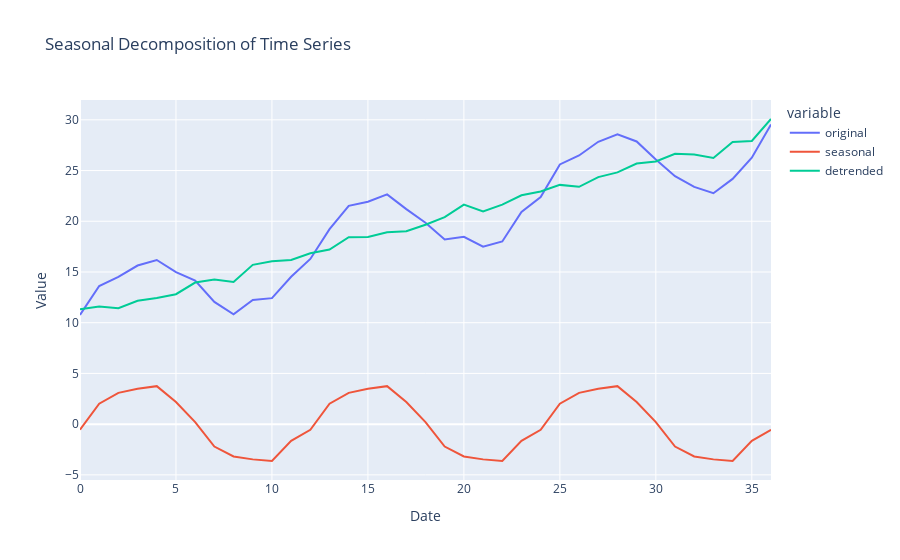

This figure's notebook cell:
### Code cell
# Create a DataFrame to store the results
result_df = pd.DataFrame({
    'date': df.index,
    'original': df['value'],
    'seasonal': seasonal,
    'detrended': detrended
})

# Plotting using Plotly Express
fig = px.line(result_df, x='date', y=['original', 'seasonal', 'detrended'],
              labels={'value': 'Value', 'date': 'Date'},
              title='Seasonal Decomposition of Time Series')

fig.show()

### Figure 1 — Plotly figure (JSON) as saved in the notebook; plotly's stock layout.template omitted (floating-point values rounded to 4 significant figures)
{"data": [{"hovertemplate": "variable=original<br>Date=%{x}<br>Value=%{y}<extra></extra>", "legendgroup": "original", "line": {"color": "#636efa", "dash": "solid"}, "marker": {"symbol": "circle"}, "mode": "lines", "name": "original", "orientation": "v", "showlegend": true, "type": "scatter", "x": [0, 1, 2, 3, 4, 5, 6, 7, 8, 9, 10, 11, 12, 13, 14, 15, 16, 17, 18, 19, 20, 21, 22, 23, 24, 25, 26, 27, 28, 29, 30, 31, 32, 33, 34, 35, 36], "xaxis": "x", "y": [10.77, 13.62, 14.51, 15.64, 16.18, 14.99, 14.16, 12.05, 10.83, 12.23, 12.42, 14.53, 16.29, 19.23, 21.52, 21.92, 22.65, 21.2, 19.85, 18.2, 18.46, 17.49, 18.01, 20.91, 22.39, 25.6, 26.48, 27.84, 28.56, 27.87, 26.09, 24.44, 23.39, 22.76, 24.18, 26.27, 29.53], "yaxis": "y"}, {"hovertemplate": "variable=seasonal<br>Date=%{x}<br>Value=%{y}<extra></extra>", "legendgroup": "seasonal", "line": {"color": "#EF553B", "dash": "solid"}, "marker": {"symbol": "circle"}, "mode": "lines", "name": "seasonal", "orientation": "v", "showlegend": true, "type": "scatter", "x": [0, 1, 2, 3, 4, 5, 6, 7, 8, 9, 10, 11, 12, 13, 14, 15, 16, 17, 18, 19, 20, 21, 22, 23, 24, 25, 26, 27, 28, 29, 30, 31, 32, 33, 34, 35, 36], "xaxis": "x", "y": [-0.5527, 2.018, 3.084, 3.481, 3.744, 2.182, 0.1991, -2.211, -3.187, -3.473, -3.633, -1.652, -0.5527, 2.018, 3.084, 3.481, 3.744, 2.182, 0.1991, -2.211, -3.187, -3.473, -3.633, -1.652, -0.5527, 2.018, 3.084, 3.481, 3.744, 2.182, 0.1991, -2.211, -3.187, -3.473, -3.633, -1.652, -0.5527], "yaxis": "y"}, {"hovertemplate": "variable=detrended<br>Date=%{x}<br>Value=%{y}<extra></extra>", "legendgroup": "detrended", "line": {"color": "#00cc96", "dash": "solid"}, "marker": {"symbol": "circle"}, "mode": "lines", "name": "detrended", "orientation": "v", "showlegend": true, "type": "scatter", "x": [0, 1, 2, 3, 4, 5, 6, 7, 8, 9, 10, 11, 12, 13, 14, 15, 16, 17, 18, 19, 20, 21, 22, 23, 24, 25, 26, 27, 28, 29, 30, 31, 32, 33, 34, 35, 36], "xaxis": "x", "y": [11.32, 11.6, 11.42, 12.16, 12.44, 12.81, 13.96, 14.26, 14.02, 15.71, 16.06, 16.19, 16.84, 17.21, 18.44, 18.44, 18.91, 19.02, 19.66, 20.41, 21.65, 20.97, 21.64, 22.56, 22.94, 23.59, 23.4, 24.35, 24.82, 25.69, 25.89, 26.65, 26.57, 26.23, 27.81, 27.92, 30.08], "yaxis": "y"}], "layout": {"legend": {"title": {"text": "variable"}, "tracegroupgap": 0}, "title": {"text": "Seasonal Decomposition of Time Series"}, "xaxis": {"anchor": "y", "domain": [0, 1], "title": {"text": "Date"}}, "yaxis": {"anchor": "x", "domain": [0, 1], "title": {"text": "Value"}}}}
